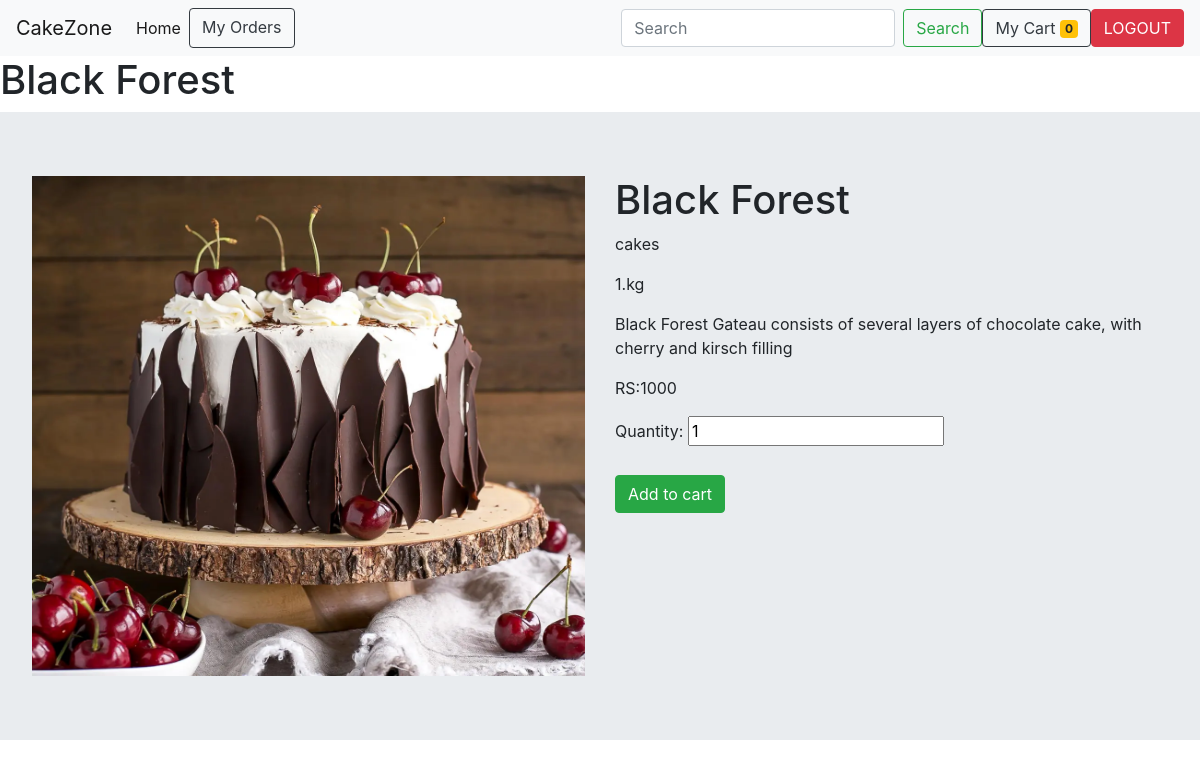
The app's page /cust/prodet/2 (signed in) with its own data.
### store/models.py (models this page shows)
class Product(models.Model):
    name=models.CharField(max_length=100)
    weight=models.IntegerField()
    price=models.IntegerField()
    image=models.ImageField(upload_to="product_images")
    description=models.CharField(max_length=500)
    category=models.CharField(max_length=100)

### customer/views.py (the view, shortened to what this page needs)
# urls.py: path('prodet/<int:pid>',Productdetailview.as_view(),name="pdet"),
@method_decorator(signin_required,name="dispatch")
class Productdetailview(DetailView):
    template_name="productdetails.html"
    model=Product
    context_object_name="product"
    pk_url_kwarg="pid"

### customer/context_processor.py (called while the page is built)
def cart_count(request):
    if request.user.is_authenticated:
        cnt=Cart.objects.filter(user=request.user,status='cart').count()
        return {"count": cnt}
    else:
        return {"count":0}

### customer/views.py (called while the page is built)
def signin_required(fn):
    def inner(request,*args,**kwargs):
        if request.user.is_authenticated:
           return fn(request,*args,**kwargs)
        else:
            messages.error(request,"Please Login First!!!")
            return redirect('log')
    return inner

### customer/templates/productdetails.html (shortened to what this page needs)
{% extends 'navbar.html'%}
{% block nav %}
<h1> {{product.name}}</h1>
<div class="row jumbotron">
    <div class="col">
        <img width="100%" height="500px" src="{{product.image.url}}" alt="product image">
    </div>
    <div class="col">
        <h1>{{product.name}}</h1>
        <p>{{product.category}}</p>
        <p>{{product.weight}}.kg</p>
        <p>{{product.description}}</p>
        <p>RS:{{product.price}}</p>
        <form method="post">
        <label for="fname">Quantity:</label>
        <input type="number" id="qty" name="quantity" value="1"><br><br>
        <button class="btn btn-success">Add to cart</button>
        </form>
    </div>
</div>
{% endblock nav %}

### records on screen
Product: name "Black Forest", image (picture), category "cakes", weight "1", description "Black Forest Gateau consists of several layers of chocolate cake, with cherry and kirsch filling", price "1000"

### other values on screen
{{ count }} "0"
